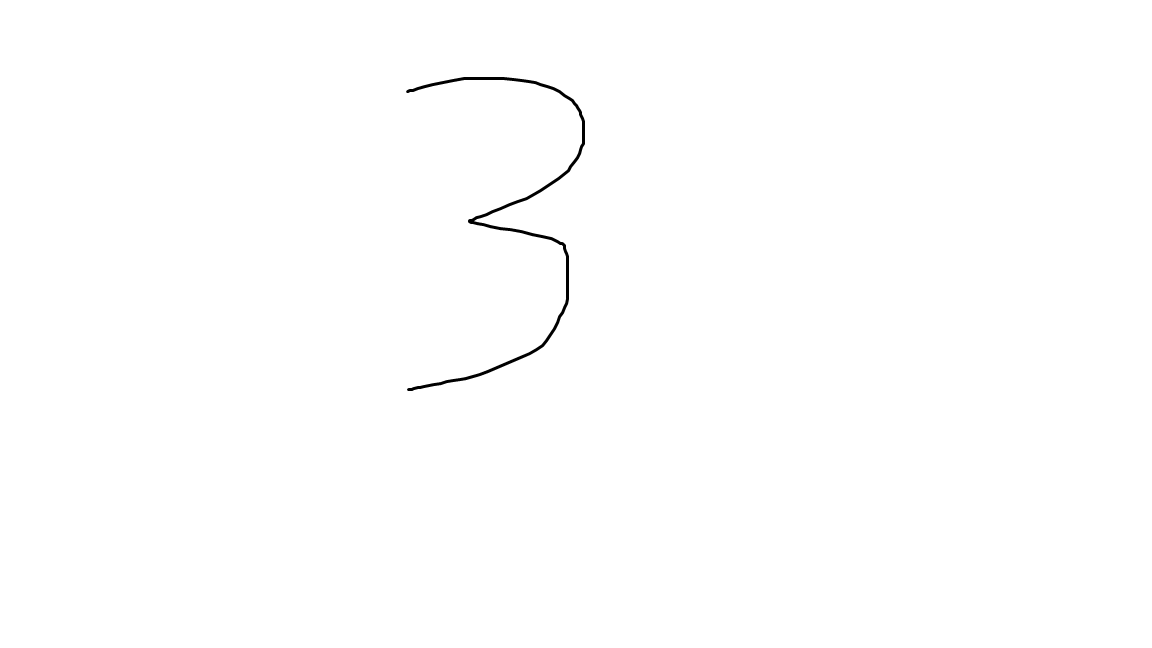
#> input picture python/2025-10-24/test.png, 1152 x 648 px
$ python 001ex.py
#> lines starting #> are read from the running program, lines starting #| are printed output that depends on the picture
import cv2 as cv
#%%
image = cv.imread("test.png", cv.IMREAD_GRAYSCALE)
#> image is the input picture: shape (648, 1152); min 0, max 255, mean 254.3
#%%
cv.imshow("Window", image)
cv.waitKey(0)
cv.destroyAllWindows()
#%%
image = cv.resize(image, (28,28))
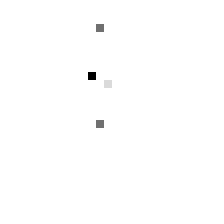
#> image: shape (28, 28) (shown 8 times larger); min 0, max 255, mean 254.3
#%%
cv.imshow("Window", image)
cv.waitKey(0)
cv.destroyAllWindows()
#%%
image = image.astype('float32')
#%%
image = image.reshape(1, 28*28)
